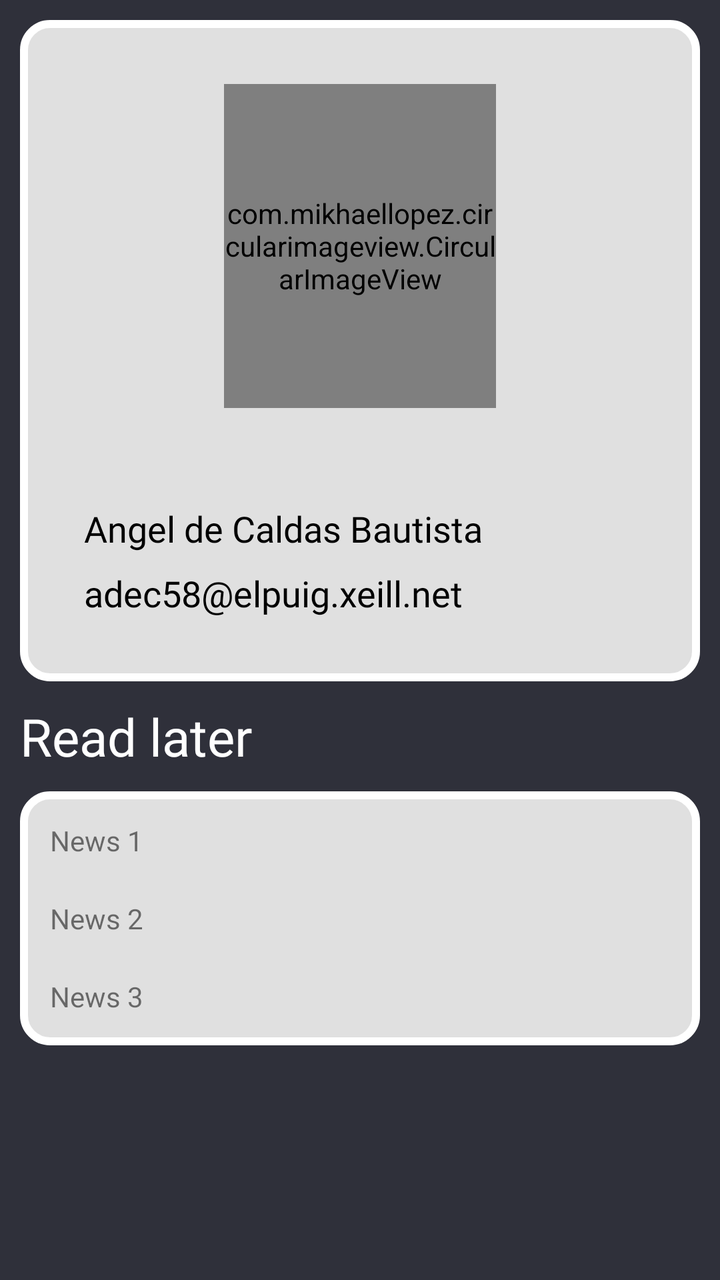
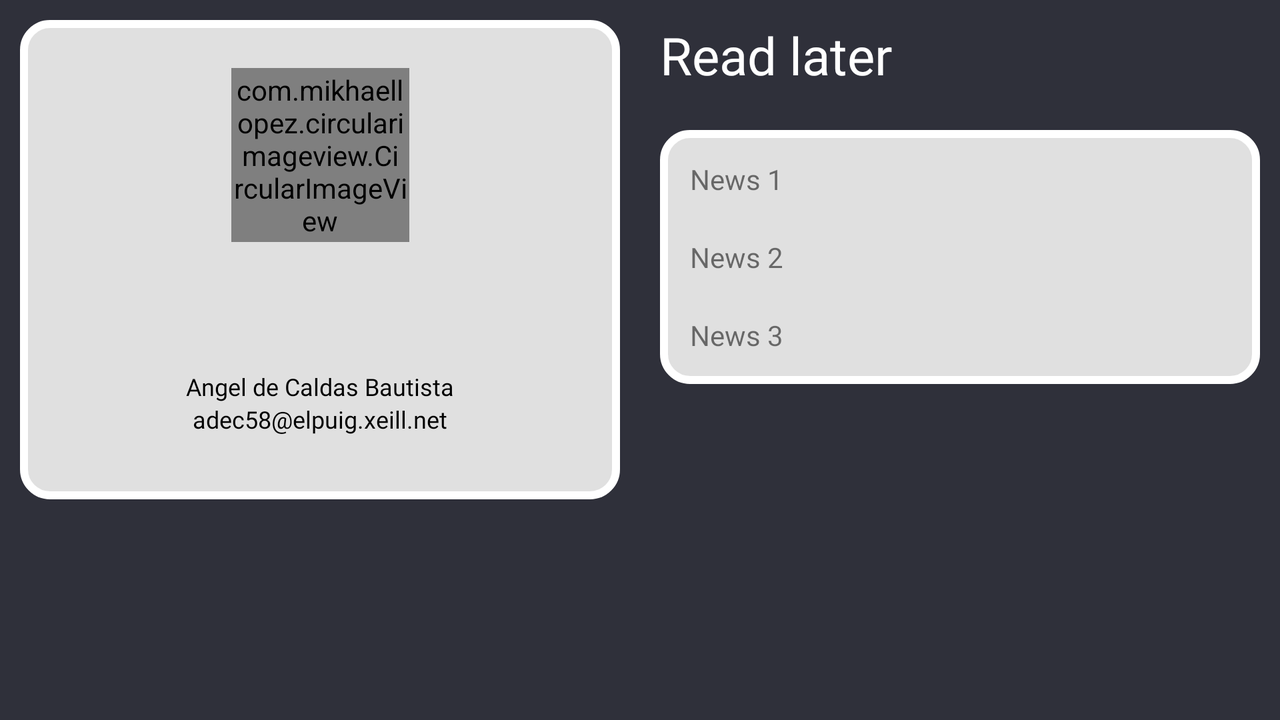

One screen, two layout resources from the same app: the default and the repository's alternative for another configuration. Each is rendered where Android would select it; the XML of both is given below.
<!-- AndroidManifest.xml: application theme AppTheme -->
<!-- res/layout/fragment_profile.xml -->
<?xml version="1.0" encoding="utf-8"?>
<androidx.constraintlayout.widget.ConstraintLayout xmlns:android="http://schemas.android.com/apk/res/android"
    xmlns:tools="http://schemas.android.com/tools"
    android:layout_width="match_parent"
    android:layout_height="match_parent"
    xmlns:app="http://schemas.android.com/apk/res-auto"
    tools:context=".ProfileFragment"
    android:background="@color/fondo">
    <LinearLayout
        android:layout_width="match_parent"
        android:layout_height="wrap_content"
        android:weightSum="2"
        android:orientation="horizontal"
        tools:ignore="MissingConstraints">
        <LinearLayout
            android:layout_width="match_parent"
            android:layout_height="wrap_content">

        </LinearLayout>
    </LinearLayout>
    <androidx.constraintlayout.widget.ConstraintLayout
        android:id="@+id/constraintLayout"
        android:layout_width="match_parent"
        android:layout_height="wrap_content"
        android:layout_margin="10dp"
        android:background="@drawable/fondo_redondeado_gris"
        app:layout_constraintEnd_toEndOf="parent"
        app:layout_constraintStart_toStartOf="parent"
        app:layout_constraintTop_toTopOf="parent">

        <com.mikhaellopez.circularimageview.CircularImageView
            android:id="@+id/imageView1"
            android:layout_width="136dp"
            android:layout_height="162dp"
            android:layout_marginTop="32dp"
            app:civ_border_color="@color/black"
            app:civ_border_width="2dp"
            app:layout_constraintEnd_toEndOf="parent"
            app:layout_constraintStart_toStartOf="parent"
            app:layout_constraintTop_toTopOf="parent"
            app:srcCompat="@drawable/ic_usuario_1" />

        <TextView
            android:id="@+id/textView1"
            android:layout_width="wrap_content"
            android:layout_height="wrap_content"
            android:layout_marginStart="32dp"
            android:layout_marginTop="48dp"
            android:fontFamily="@font/poppins_bold"
            android:text="Angel de Caldas Bautista"
            android:textColor="@color/black"
            android:textSize="18sp"
            app:layout_constraintEnd_toEndOf="parent"
            app:layout_constraintHorizontal_bias="0.0"
            app:layout_constraintStart_toStartOf="parent"
            app:layout_constraintTop_toBottomOf="@+id/imageView1" />

        <TextView
            android:id="@+id/textView2"
            android:layout_width="wrap_content"
            android:layout_height="wrap_content"
            android:layout_marginStart="32dp"
            android:layout_marginTop="8dp"
            android:layout_marginBottom="32dp"
            android:fontFamily="@font/poppins_bold"
            android:text="adec58@elpuig.xeill.net"
            android:textColor="@color/black"
            android:textSize="18sp"
            app:layout_constraintBottom_toBottomOf="parent"
            app:layout_constraintEnd_toEndOf="parent"
            app:layout_constraintHorizontal_bias="0.0"
            app:layout_constraintStart_toStartOf="parent"
            app:layout_constraintTop_toBottomOf="@+id/textView1" />
    </androidx.constraintlayout.widget.ConstraintLayout>

    <TextView
        android:id="@+id/textView4"
        android:layout_width="match_parent"
        android:layout_height="wrap_content"
        android:layout_margin="10dp"
        android:fontFamily="@font/poppins_bold"
        android:text="@string/leer_m_s_tarde"
        android:textColor="@color/white"
        android:textSize="26sp"
        app:layout_constraintBottom_toBottomOf="parent"
        app:layout_constraintEnd_toEndOf="parent"
        app:layout_constraintStart_toStartOf="parent"
        app:layout_constraintTop_toBottomOf="@+id/constraintLayout"
        app:layout_constraintVertical_bias="0.0" />

    <LinearLayout
        android:layout_width="match_parent"
        android:layout_height="wrap_content"
        android:orientation="horizontal"
        android:layout_margin="10dp"
        android:background="@drawable/fondo_redondeado_gris"
        app:layout_constraintBottom_toBottomOf="parent"
        app:layout_constraintEnd_toEndOf="parent"
        app:layout_constraintStart_toStartOf="parent"
        app:layout_constraintTop_toBottomOf="@+id/textView4"
        app:layout_constraintVertical_bias="0.0">
        <ScrollView
            android:layout_width="match_parent"
            android:layout_height="wrap_content">
            <LinearLayout
                android:layout_width="match_parent"
                android:layout_height="wrap_content"
                android:orientation="vertical">
                <TextView
                    android:layout_width="match_parent"
                    android:layout_height="wrap_content"
                    android:background="@drawable/input_message"
                    android:layout_margin="10dp"
                    android:padding="5dp"
                    android:text="@string/noticia_1"
                    android:fontFamily="@font/poppins_semibold"/>
                <TextView
                    android:layout_width="match_parent"
                    android:layout_height="wrap_content"
                    android:background="@drawable/input_message"
                    android:layout_marginRight="10dp"
                    android:layout_marginLeft="10dp"
                    android:layout_marginBottom="10dp"
                    android:padding="5dp"
                    android:text="@string/noticia_2"
                    android:fontFamily="@font/poppins_semibold"/>
                <TextView
                    android:layout_width="match_parent"
                    android:layout_height="wrap_content"
                    android:background="@drawable/input_message"
                    android:layout_marginRight="10dp"
                    android:layout_marginLeft="10dp"
                    android:layout_marginBottom="10dp"
                    android:padding="5dp"
                    android:text="@string/noticia_3"
                    android:fontFamily="@font/poppins_semibold"/>
            </LinearLayout>
        </ScrollView>

    </LinearLayout>


</androidx.constraintlayout.widget.ConstraintLayout>
<!-- resources referenced by this layout -->
<resources>
  <color name="black">#000</color>
  <color name="fondo">#2F303A</color>
  <color name="white">#fff</color>
  <!-- drawable fondo_redondeado_gris (drawable) -->
  <?xml version="1.0" encoding="utf-8"?>
  <shape android:shape="rectangle" xmlns:android="http://schemas.android.com/apk/res/android">
      <solid android:color="@color/gris_claro"/>
      <stroke android:color="@color/white" android:width="4dp"/>
      <corners android:radius="13dp"/>
  </shape>
  <!-- drawable ic_usuario_1 (drawable) -->
  <vector xmlns:android="http://schemas.android.com/apk/res/android"
      android:width="88dp"
      android:height="85dp"
      android:viewportWidth="88"
      android:viewportHeight="85">
    <group>
      <clip-path android:pathData="M0.1754,0.6052h87.2193v84.3596h-87.2193z M 0,0"/>
      <path
          android:pathData="M43.7851,39.7285C54.9549,39.7285 64.0098,30.9705 64.0098,20.1669C64.0098,9.3633 54.9549,0.6052 43.7851,0.6052C32.6152,0.6052 23.5603,9.3633 23.5603,20.1669C23.5603,30.9705 32.6152,39.7285 43.7851,39.7285Z"
          android:fillColor="#000000"/>
      <path
          android:pathData="M43.7851,49.5093C23.5397,49.5093 7.1277,65.3832 7.1277,84.9648H80.4425C80.4425,65.3832 64.0304,49.5093 43.7851,49.5093Z"
          android:fillColor="#000000"/>
    </group>
  </vector>
  <!-- drawable input_message (drawable) -->
  <?xml version="1.0" encoding="utf-8"?>
  <shape android:shape="rectangle" xmlns:android="http://schemas.android.com/apk/res/android">
      <solid android:color="@color/naranja_pastel"/>
      <corners android:radius="10dp"/>
  </shape>
  <string name="leer_m_s_tarde">Read later</string>
  <string name="noticia_1">News 1</string>
  <string name="noticia_2">News 2</string>
  <string name="noticia_3">News 3</string>
  <style name="AppTheme" parent="Theme.AppCompat.Light.DarkActionBar">
          
          <item name="colorPrimary">@color/colorPrimary</item>
          <item name="colorPrimaryDark">@color/colorPrimaryDark</item>
          <item name="colorAccent">@color/colorAccent</item>
      </style>
  <color name="gris_claro">#E0E0E0</color>
  <color name="colorPrimary">#008577</color>
  <color name="colorPrimaryDark">#C62828</color>
  <color name="colorAccent">#D81B60</color>
</resources>
<!-- res/layout-land/fragment_profile.xml (the repository's variant of the layout above) -->
<!-- drawn on the phone turned sideways -->
<?xml version="1.0" encoding="utf-8"?>
<androidx.constraintlayout.widget.ConstraintLayout xmlns:android="http://schemas.android.com/apk/res/android"
    xmlns:tools="http://schemas.android.com/tools"
    android:layout_width="match_parent"
    android:layout_height="match_parent"
    xmlns:app="http://schemas.android.com/apk/res-auto"
    tools:context=".ProfileFragment"
    android:background="@color/fondo">

        <LinearLayout
            android:layout_width="match_parent"
            android:layout_height="0dp"
            android:layout_marginBottom="55dp"
            android:orientation="horizontal"
            android:weightSum="2"
            app:layout_constraintBottom_toBottomOf="parent"
            app:layout_constraintEnd_toEndOf="parent"
            app:layout_constraintStart_toStartOf="parent"
            app:layout_constraintTop_toTopOf="parent"
            tools:ignore="MissingConstraints">

            <LinearLayout
                android:layout_width="match_parent"
                android:layout_height="wrap_content"
                android:layout_weight="1">

                <androidx.constraintlayout.widget.ConstraintLayout
                    android:id="@+id/constraintLayout"
                    android:layout_width="match_parent"
                    android:layout_height="wrap_content"
                    android:layout_margin="10dp"
                    android:background="@drawable/fondo_redondeado_gris"
                    app:layout_constraintEnd_toEndOf="parent"
                    app:layout_constraintStart_toStartOf="parent"
                    app:layout_constraintTop_toTopOf="parent">

                    <com.mikhaellopez.circularimageview.CircularImageView
                        android:id="@+id/imageView1"
                        android:layout_width="89dp"
                        android:layout_height="87dp"
                        android:layout_marginTop="24dp"
                        app:civ_border_color="@color/black"
                        app:civ_border_width="2dp"
                        app:layout_constraintEnd_toEndOf="parent"
                        app:layout_constraintStart_toStartOf="parent"
                        app:layout_constraintTop_toTopOf="parent"
                        app:srcCompat="@drawable/ic_usuario_1" />

                    <TextView
                        android:id="@+id/textView1"
                        android:layout_width="wrap_content"
                        android:layout_height="wrap_content"
                        android:layout_marginTop="64dp"
                        android:fontFamily="@font/poppins_bold"
                        android:text="Angel de Caldas Bautista"
                        android:textColor="@color/black"
                        android:textSize="12sp"
                        app:layout_constraintBottom_toTopOf="@+id/textView2"
                        app:layout_constraintEnd_toEndOf="parent"
                        app:layout_constraintStart_toStartOf="parent"
                        app:layout_constraintTop_toBottomOf="@+id/imageView1" />

                    <TextView
                        android:id="@+id/textView2"
                        android:layout_width="wrap_content"
                        android:layout_height="wrap_content"
                        android:layout_marginBottom="32dp"
                        android:fontFamily="@font/poppins_bold"
                        android:text="adec58@elpuig.xeill.net"
                        android:textColor="@color/black"
                        android:textSize="12sp"
                        app:layout_constraintBottom_toBottomOf="parent"
                        app:layout_constraintEnd_toEndOf="parent"
                        app:layout_constraintStart_toStartOf="parent"
                        app:layout_constraintTop_toBottomOf="@+id/textView1" />
                </androidx.constraintlayout.widget.ConstraintLayout>
            </LinearLayout>

            <LinearLayout
                android:layout_width="match_parent"
                android:layout_height="wrap_content"
                android:layout_weight="1"
                android:orientation="vertical">

                <TextView
                    android:id="@+id/textView4"
                    android:layout_width="match_parent"
                    android:layout_height="wrap_content"
                    android:layout_margin="10dp"
                    android:fontFamily="@font/poppins_bold"
                    android:text="@string/leer_m_s_tarde"
                    android:textColor="@color/white"
                    android:textSize="26sp"
                    app:layout_constraintBottom_toBottomOf="parent"
                    app:layout_constraintEnd_toEndOf="parent"
                    app:layout_constraintStart_toStartOf="parent"
                    app:layout_constraintTop_toBottomOf="@+id/constraintLayout"
                    app:layout_constraintVertical_bias="0.0" />

                <LinearLayout
                    android:layout_width="match_parent"
                    android:layout_height="wrap_content"
                    android:layout_margin="10dp"
                    android:background="@drawable/fondo_redondeado_gris"
                    android:orientation="horizontal"
                    app:layout_constraintBottom_toBottomOf="parent"
                    app:layout_constraintEnd_toEndOf="parent"
                    app:layout_constraintStart_toStartOf="parent"
                    app:layout_constraintTop_toBottomOf="@+id/textView4"
                    app:layout_constraintVertical_bias="0.0">

                    <ScrollView
                        android:layout_width="match_parent"
                        android:layout_height="wrap_content">

                        <LinearLayout
                            android:layout_width="match_parent"
                            android:layout_height="wrap_content"
                            android:orientation="vertical">

                            <TextView
                                android:layout_width="match_parent"
                                android:layout_height="wrap_content"
                                android:layout_margin="10dp"
                                android:background="@drawable/input_message"
                                android:fontFamily="@font/poppins_semibold"
                                android:padding="5dp"
                                android:text="@string/noticia_1" />

                            <TextView
                                android:layout_width="match_parent"
                                android:layout_height="wrap_content"
                                android:layout_marginLeft="10dp"
                                android:layout_marginRight="10dp"
                                android:layout_marginBottom="10dp"
                                android:background="@drawable/input_message"
                                android:fontFamily="@font/poppins_semibold"
                                android:padding="5dp"
                                android:text="@string/noticia_2" />

                            <TextView
                                android:layout_width="match_parent"
                                android:layout_height="wrap_content"
                                android:layout_marginLeft="10dp"
                                android:layout_marginRight="10dp"
                                android:layout_marginBottom="10dp"
                                android:background="@drawable/input_message"
                                android:fontFamily="@font/poppins_semibold"
                                android:padding="5dp"
                                android:text="@string/noticia_3" />
                        </LinearLayout>
                    </ScrollView>
                </LinearLayout>
            </LinearLayout>
        </LinearLayout>

</androidx.constraintlayout.widget.ConstraintLayout>
